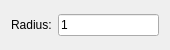
<?xml version="1.0" encoding="UTF-8"?>
<ui version="4.0">
 <class>ArcTPR</class>
 <widget class="QWidget" name="ArcTPR">
  <property name="geometry">
   <rect>
    <x>0</x>
    <y>0</y>
    <width>170</width>
    <height>50</height>
   </rect>
  </property>
  <layout class="QHBoxLayout">
   <item>
    <widget class="QLabel" name="label_2">
     <property name="text">
      <string>Radius:</string>
     </property>
     <property name="buddy">
      <cstring>Radius</cstring>
     </property>
    </widget>
   </item>
   <item>
    <widget class="RMathLineEdit" name="Radius">
     <property name="text">
      <string notr="true">1</string>
     </property>
     <property name="angle" stdset="0">
      <bool>false</bool>
     </property>
     <property name="defaultUnit" stdset="0">
      <number>0</number>
     </property>
    </widget>
   </item>
  </layout>
 </widget>
 <customwidgets>
  <customwidget>
   <class>RMathLineEdit</class>
   <extends>QLineEdit</extends>
   <header>RMathLineEdit.h</header>
  </customwidget>
 </customwidgets>
 <resources/>
 <connections/>
</ui>
